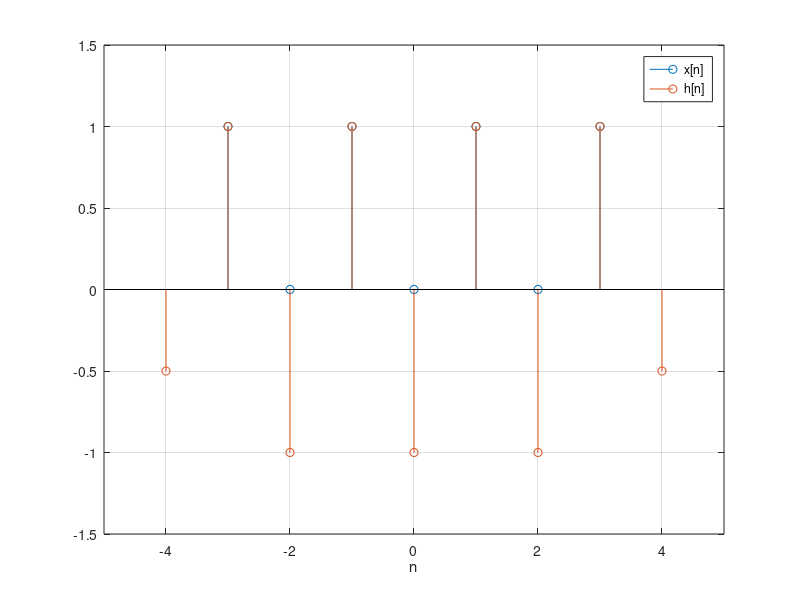

The MATLAB source for this figure: (Note: this script raises an error after producing the figure.)
close all; clear all;

%% Assignment 1: Convolution
nx = [-3 -2 -1 0 1 2 3];
x = [1 0 1 0 1 0 1]; %start at n=-3, ends at n=3
h = [-0.5 1 -0.5 ];
y = conv(x,h);
ny = linspace(nx(1) - 1, length(y)+nx(1)-1-1,length(y));

figure('NumberTitle', 'off', 'Name', 'Assignment 1: Convolution');
stem(nx,x);
hold on;
stem(ny,y);
xlim([min([nx,ny])-1 max([nx,ny])+1]);
ylim([min([x,y])-0.5 max([x,y])+0.5]);
grid on;
legend('x[n]','h[n]');
xlabel('n');

%% Assignment 2: Fade-in and -out of convolution
%a
%the length should be equal to N + M -1

%b sample n =[1:8] have no fade-in and fade-out

%% Assignment 3: Causality
%a) L = 5;
clear all;
x = [1 0 1 0 1 0 1];
nx = -3:3;

h = [1 1 1];
nh_causal = 0:2;
nh = -5:-3;
figure('NumberTitle', 'off', 'Name', 'Assignment 3: Causality');
[ny,y] = convcool(nx, x, nh, h);
[ny_causal,y_causal] = convcool(nx, x, nh_causal, h);

plotcool(ny, y, ny_causal, y_causal);

%% Assignment 4: Frequency response
figure('NumberTitle', 'off', 'Name', 'Assignment 4: Frequency Response');
N = 1000;
nh = [-1 0 1];
h = [0.5 1 0.5];
H = FTD(nh,h,N);
plotMagPhase(H,N);

%% Assignment 5: Frequency response of causal filter
% a&b)
figure('NumberTitle', 'off', 'Name', 'Assignment 5: Frequency response of causal filter');
N = 1000;
nhcausal = [0 1 2];
hcausal = [0.5 1 0.5];
Hcausal = FTD(nhcausal, hcausal, N);
plotMagPhase(Hcausal,N);
%c) the only difference is the phase difference

%% Assignment 8: Sampling a sinusoidal signal
figure('NumberTitle', 'off', 'Name', 'Assignment 8: Sampling a sinusoidal signal');
f=3200; A = 1; phi = 0; fs = 4000;
N = 1000*1/f*fs; %%100 periods
n = 0:(N-1);
theta = 2*pi*(f/fs);
x = A*sin(theta.*n+phi);
stem(1/fs.*n,x);
hold on;
t = 0:0.000001:10;
plot(t,A*sin(2*pi*f.*t+phi));
xlim([0 1/f*2]);
grid on;
soundsc(x,fs);

%% Assignment 9: Visualization of 'aliasing' via time domain
clear all;
fs = 0.5;
f1 = 0.2; f2 = 0.7; f3 = 1.2;
phi = pi/4;
t = 0:0.001:1/f1;
n = 0:length(0:1/fs:1/f1)-1;
figure('NumberTitle', 'off', 'Name', 'Assignment 9: Visualization of aliasing via time domain');
plot(t,cos(2*pi.*f1.*t + phi));
hold on;
plot(t,cos(2*pi.*f2.*t + phi));
plot(t,cos(2*pi.*f3.*t + phi));
stem(n*1/fs,cos(2*pi*f1/fs.*n+phi));
